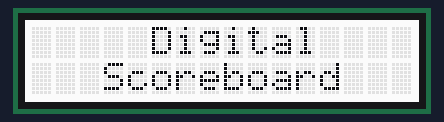
This sketch was run on a simulated Arduino Mega 2560, built with avr-gcc and run on an emulated ATmega2560. Shown: 16×2 character LCD. What the sketch prints to the serial monitor is not drawn.

Above: at 0.1 s.
At 2.9 s:
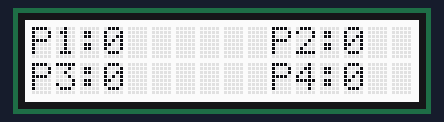

The sketch:

max32620fthr_code_for_4_players.ino
```cpp
/*
Just an example for the scoreboard with 4 players.
To use it, simply change 'numPlayers' to 4 in the XMC2Go code and upload, then upload this code to the MAX32620FTHR.
Then connect everything according to the connection diagram and test.
*/

#include <Wire.h>
#include "rgb_lcd.h"

int input;
int currentPlayer;
int score1 = 0;
int score2 = 0;
int score3 = 0;
int score4 = 0;

rgb_lcd lcd;

void setup()
{
  // set up the LCD's number of columns and rows:
  lcd.begin(16, 2);

  const int colorR = 255;
  const int colorG = 255;
  const int colorB = 255;

  Serial.begin(9600);
  Serial2.begin(9600);

  lcd.setRGB(colorR, colorG, colorB);
  lcd.setCursor(5, 0);
  lcd.print("Digital");
  lcd.setCursor(3, 1);
  lcd.print("Scoreboard");

  delay(1700);
}

void loop()
{

  input = Serial2.parseInt();
  if (input == 99999) {
    currentPlayer = Serial2.parseInt();
    score1 = Serial2.parseInt();
    score2 = Serial2.parseInt();
    score3 = Serial2.parseInt();
    score4 = Serial2.parseInt();
  }

  Serial.print(currentPlayer);
  Serial.print(",");
  Serial.print(score1);
  Serial.print(",");
  Serial.print(score2);
  Serial.print(",");
  Serial.print(score3);
  Serial.print(",");
  Serial.println(score4);

  lcd.clear();
  lcd.setCursor(0, 0);
  lcd.print("P1:");
  lcd.print(score1);
  lcd.setCursor(10, 0);
  lcd.print("P2:");
  lcd.print(score2);
  lcd.setCursor(0, 1);
  lcd.print("P3:");
  lcd.print(score3);
  lcd.setCursor(10, 1);
  lcd.print("P4:");
  lcd.print(score4);

  switch (currentPlayer) {
    case 1:
      {
        lcd.setRGB(102, 178, 255);
        lcd.setCursor(6, 0);
        lcd.print("<=");
        break;
      }
    case 2:
      {
        lcd.setRGB(178, 102, 255);
        lcd.setCursor(7, 0);
        lcd.print("=>");
        break;
      }
    case 3:
      {
        lcd.setRGB(255, 102, 102);
        lcd.setCursor(6, 1);
        lcd.print("<=");
        break;
      }
    case 4:
      {
        lcd.setRGB(102, 255, 178);
        lcd.setCursor(7, 1);
        lcd.print("=>");
        break;
      }
  }
}
```
